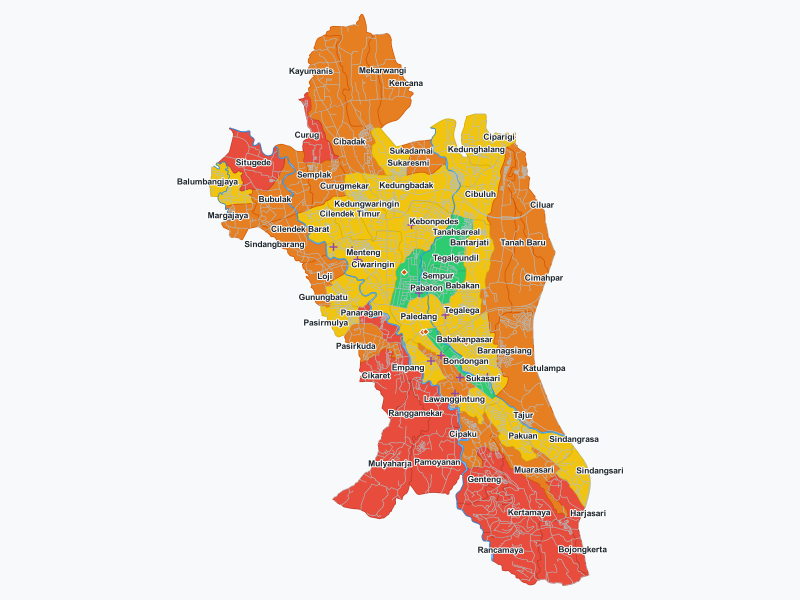
#> input picture qgis_nutrimap/map_canvas.png, 1600 x 1200 px, found by its file name (shown at 1/2 size)
$ python generate_qgis_screenshot.py
#> lines starting #> are read from the running program, lines starting #| are printed output that depends on the picture
import os
from PIL import Image, ImageDraw, ImageFont

base_dir = r"d:\semester 5\Sistem Informasi Geografis\PROJEK\qgis_nutrimap"
map_img_path = os.path.join(base_dir, "map_canvas.png")

# Window Dimensions
W, H = 1600, 1000

# Colors for QGIS UI (Dark/Light modern theme or standard native QGIS theme)
BG_UI = "#f0f0f0"
HEADER_BG = "#2c3e50"
MENU_BG = "#ffffff"
PANEL_BG = "#ffffff"
BORDER_COL = "#dcdde1"
TEXT_DARK = "#2d3436"
TEXT_MUTED = "#636e72"
ACCENT_BLUE = "#0984e3"
ROW_EVEN = "#ffffff"
ROW_ODD = "#f8f9fa"
ROW_SEL = "#dff9fb"

# Fonts
def get_font(size, bold=False):
    try:
        font_name = "segoeuib.ttf" if bold else "segoeui.ttf"
        return ImageFont.truetype(font_name, size)
    except:
        return ImageFont.load_default()

font_title = get_font(13, True)
font_menu = get_font(12, False)
font_bold = get_font(12, True)
font_regular = get_font(11, False)
font_table = get_font(11, False)
font_table_bold = get_font(11, True)
font_small = get_font(10, False)

img = Image.new("RGB", (W, H), BG_UI)
#> img: PIL image 1600x1000 RGB; every value is 240
draw = ImageDraw.Draw(img)

# 1. Window Title Bar
draw.rectangle([0, 0, W, 32], fill="#1e272e")
draw.text((12, 8), "NutriMap_Kota_Bogor.qgz - QGIS 3.44.13-Solothurn (EPSG:4326 - WGS 84)", fill="#ffffff", font=font_title)
# Window control buttons (min, max, close)
draw.ellipse([W - 75, 10, W - 63, 22], fill="#f39c12")
draw.ellipse([W - 50, 10, W - 38, 22], fill="#27ae60")
draw.ellipse([W - 25, 10, W - 13, 22], fill="#e74c3c")

# 2. Menu Bar
draw.rectangle([0, 32, W, 60], fill=MENU_BG)
draw.line([0, 60, W, 60], fill=BORDER_COL, width=1)
menus = ["Project", "Edit", "View", "Layer", "Settings", "Plugins", "Vector", "Raster", "Database", "Web", "Mesh", "Processing", "Help"]
x_menu = 15
for m in menus:
    draw.text((x_menu, 38), m, fill=TEXT_DARK, font=font_menu)
    bbox = font_menu.getbbox(m)
    x_menu += (bbox[2] - bbox[0]) + 18
#> after the loop, x_menu = 752

# 3. Toolbar Row
draw.rectangle([0, 60, W, 92], fill="#f8f9fa")
draw.line([0, 92, W, 92], fill=BORDER_COL, width=1)

# Toolbar buttons simulated
tools = ["[New]", "[Open]", "[Save]", "|", "[Pan]", "[Zoom In]", "[Zoom Out]", "[Full Extent]", "|", "[Identify]", "[Select Features]", "[Open Attribute Table]", "[Field Calculator]"]
x_tool = 12
for t in tools:
    if t == "|":
        draw.line([x_tool + 4, 66, x_tool + 4, 86], fill="#cbd5e1", width=1)
        x_tool += 14
    else:
        # draw button pill
        bbox = font_small.getbbox(t)
        bw = bbox[2] - bbox[0] + 10
        draw.rounded_rectangle([x_tool, 65, x_tool + bw, 87], radius=3, fill="#e2e8f0", outline="#cbd5e1")
        draw.text((x_tool + 5, 69), t.strip("[]"), fill="#1e293b", font=font_small)
        x_tool += bw + 6
#> after the loop, x_tool = 834

# 4. Left Dock: Layers Panel
layer_panel_w = 340
canvas_top = 92
canvas_h = 570
draw.rectangle([0, canvas_top, layer_panel_w, canvas_top + canvas_h], fill=PANEL_BG)
draw.line([layer_panel_w, canvas_top, layer_panel_w, H], fill=BORDER_COL, width=1)

# Panel Header
draw.rectangle([0, canvas_top, layer_panel_w, canvas_top + 28], fill="#f1f2f6")
draw.text((12, canvas_top + 7), "Layers Panel", fill=TEXT_DARK, font=font_bold)
draw.line([0, canvas_top + 28, layer_panel_w, canvas_top + 28], fill=BORDER_COL, width=1)

# Layers Items
y_l = canvas_top + 38

# Item 1: Kesehatan
draw.rectangle([14, y_l+2, 24, y_l+12], outline=TEXT_DARK, width=1)
draw.text((16, y_l+1), "v", fill=TEXT_DARK, font=font_small)
draw.text((32, y_l), "+", fill="#8e44ad", font=font_bold)
draw.text((46, y_l), "KESEHATAN_PT_25K (Puskesmas)", fill=TEXT_DARK, font=font_regular)
y_l += 24

# Item 2: Niaga
draw.rectangle([14, y_l+2, 24, y_l+12], outline=TEXT_DARK, width=1)
draw.text((16, y_l+1), "v", fill=TEXT_DARK, font=font_small)
draw.rectangle([32, y_l+3, 40, y_l+11], fill="#d35400")
draw.text((46, y_l), "NIAGA_PT_25K (Pasar Rakyat)", fill=TEXT_DARK, font=font_regular)
y_l += 24

# Item 3: Jalan
draw.rectangle([14, y_l+2, 24, y_l+12], outline=TEXT_DARK, width=1)
draw.text((16, y_l+1), "v", fill=TEXT_DARK, font=font_small)
draw.line([32, y_l+7, 42, y_l+7], fill="#95a5a6", width=2)
draw.text((46, y_l), "JALAN_LN_25K (Jaringan Jalan)", fill=TEXT_DARK, font=font_regular)
y_l += 24

# Item 4: Sungai
draw.rectangle([14, y_l+2, 24, y_l+12], outline=TEXT_DARK, width=1)
draw.text((16, y_l+1), "v", fill=TEXT_DARK, font=font_small)
draw.rectangle([32, y_l+3, 42, y_l+11], fill="#74b9ff", outline="#0984e3")
draw.text((46, y_l), "SUNGAI_AR_25K (Perairan)", fill=TEXT_DARK, font=font_regular)
y_l += 26

# Item 5: Main Choropleth Layer
draw.rectangle([14, y_l+2, 24, y_l+12], outline=TEXT_DARK, width=1)
draw.text((16, y_l+1), "v", fill=TEXT_DARK, font=font_small)
draw.text((32, y_l), "v", fill=TEXT_DARK, font=font_small)
draw.text((44, y_l), "KOTA_BOGOR_KELURAHAN_NUTRIMAP", fill="#1e272e", font=font_bold)
y_l += 18
draw.text((44, y_l), "[Choropleth: Prevalensi Stunting & IKP]", fill=TEXT_MUTED, font=font_small)
y_l += 20

legend_items = [
    ("#2ecc71", "< 10.0%  (Aman / Bebas Stunting)"),
    ("#f1c40f", "10.0% - 14.0%  (Sedang)"),
    ("#e67e22", "14.0% - 18.0%  (Waspada)"),
    ("#e74c3c", "> 18.0%  (Prioritas Intervensi Utama)")
]

for col, leg_txt in legend_items:
    draw.rectangle([48, y_l+2, 60, y_l+12], fill=col, outline="#2c3e50")
    draw.text((68, y_l), leg_txt, fill=TEXT_DARK, font=font_small)
    y_l += 20
#> after the loop, y_l = 346

# 5. Center Map Canvas
map_x = layer_panel_w
map_w = W - layer_panel_w
map_h = canvas_h

if os.path.exists(map_img_path):
    map_pil = Image.open(map_img_path)
#> map_pil is the input picture: PIL image 1600x1200 RGBA; mean R, G, B, A 239.2, 226.2, 212.1, 255
    # Fit into map_w, map_h preserving aspect ratio or crop nicely
    map_pil_resized = map_pil.resize((map_w, map_h), Image.Resampling.LANCZOS)
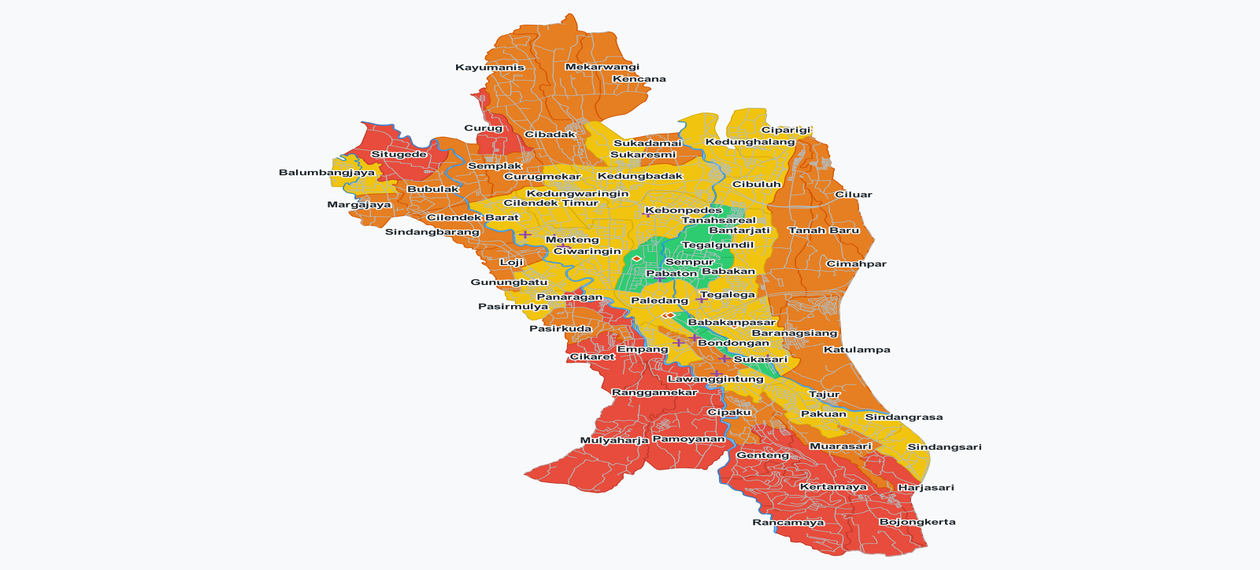
#> map_pil_resized: PIL image 1260x570 RGBA; mean R, G, B, A 239.1, 226.1, 212, 255
    img.paste(map_pil_resized, (map_x, canvas_top))
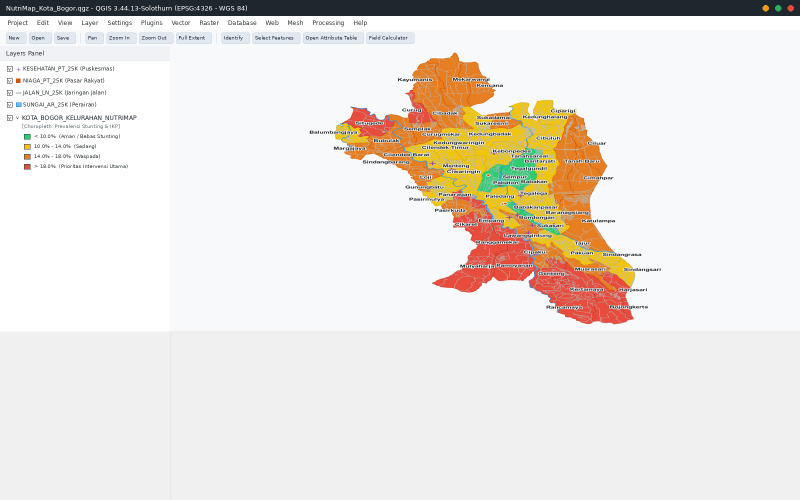
#> img: PIL image 1600x1000 RGB (shown at 1/2 size); mean R, G, B 234.3, 228.8, 222.9

# Draw map canvas scale & coordinate bar at bottom of canvas
draw.rectangle([map_x, canvas_top + map_h - 26, W, canvas_top + map_h], fill="#ffffff")
draw.line([map_x, canvas_top + map_h - 26, W, canvas_top + map_h - 26], fill=BORDER_COL, width=1)
draw.text((map_x + 15, canvas_top + map_h - 19), "Coordinate: 106°47'45\"E, 6°35'42\"S  |  Scale: 1:45,000  |  Magnifier: 100%  |  EPSG: 4326 (WGS 84)", fill=TEXT_DARK, font=font_small)

# 6. Bottom Dock: Attribute Table
tbl_top = canvas_top + canvas_h
tbl_h = H - tbl_top

draw.rectangle([0, tbl_top, W, H], fill="#ffffff")
draw.line([0, tbl_top, W, tbl_top], fill=BORDER_COL, width=2)

# Attribute Table Header Bar
draw.rectangle([0, tbl_top, W, tbl_top + 26], fill="#eef1f6")
draw.text((12, tbl_top + 6), "Attribute table - KOTA_BOGOR_KELURAHAN_NUTRIMAP :: Features Total: 68, Filtered: 68, Selected: 0", fill=TEXT_DARK, font=font_table_bold)
draw.line([0, tbl_top + 26, W, tbl_top + 26], fill=BORDER_COL, width=1)

# Columns definition
cols = [
    ("KODEPUM", 90),
    ("KELURAHAN", 140),
    ("KECAMATAN", 130),
    ("KOTA", 110),
    ("STUNTING (%)", 115),
    ("KEMISKINAN (%)", 125),
    ("KERENTANAN", 115),
    ("AIR_BERSIH (%)", 125),
    ("PRIORITAS INTERVENSI", 180)
]

# Table Column Header
y_tbl = tbl_top + 27
draw.rectangle([0, y_tbl, W, y_tbl + 24], fill="#f1f5f9")
x_c = 10
for col_name, col_w in cols:
    draw.text((x_c + 4, y_tbl + 5), col_name, fill="#334155", font=font_table_bold)
    draw.line([x_c + col_w, y_tbl, x_c + col_w, H], fill="#e2e8f0", width=1)
    x_c += col_w
#> after the loop, x_c = 1140

draw.line([0, y_tbl + 24, W, y_tbl + 24], fill="#cbd5e1", width=1)
y_tbl += 25

# Table Sample Rows (11 sample rows to fill the table view)
sample_rows = [
    ("32.71.01", "Babakan", "Bogor Tengah", "Kota Bogor", "7.20", "2.80", "18.50", "97.40", "Prioritas 3 (Rendah)"),
    ("32.71.02", "Babakan Pasar", "Bogor Tengah", "Kota Bogor", "14.10", "6.90", "35.20", "92.00", "Prioritas 2 (Sedang)"),
    ("32.71.03", "Cibogor", "Bogor Tengah", "Kota Bogor", "9.80", "4.10", "24.00", "95.80", "Prioritas 3 (Rendah)"),
    ("32.71.20", "Batutulis", "Bogor Selatan", "Kota Bogor", "15.00", "6.80", "38.00", "88.00", "Prioritas 2 (Sedang)"),
    ("32.71.21", "Bojongkerta", "Bogor Selatan", "Kota Bogor", "22.40", "11.20", "58.00", "76.50", "Prioritas 1 (Tinggi)"),
    ("32.71.31", "Mulyaharja", "Bogor Selatan", "Kota Bogor", "23.80", "12.00", "62.00", "74.00", "Prioritas 1 (Tinggi)"),
    ("32.71.36", "Baranangsiang", "Bogor Timur", "Kota Bogor", "9.50", "3.90", "22.50", "95.50", "Prioritas 3 (Rendah)"),
    ("32.71.42", "Balungbangjaya", "Bogor Barat", "Kota Bogor", "16.80", "7.50", "42.50", "85.50", "Prioritas 2 (Sedang)"),
    ("32.71.46", "Curug", "Bogor Barat", "Kota Bogor", "19.50", "9.10", "50.00", "81.00", "Prioritas 1 (Tinggi)"),
    ("32.71.52", "Pasirjaya", "Bogor Barat", "Kota Bogor", "21.00", "10.40", "54.00", "79.00", "Prioritas 1 (Tinggi)"),
    ("32.71.60", "Kedungbadak", "Tanah Sareal", "Kota Bogor", "10.80", "4.60", "25.00", "94.50", "Prioritas 3 (Rendah)"),
]

for idx, row in enumerate(sample_rows):
    bg_row = ROW_SEL if idx == 5 else (ROW_EVEN if idx % 2 == 0 else ROW_ODD)
    draw.rectangle([0, y_tbl, W, y_tbl + 22], fill=bg_row)
    draw.line([0, y_tbl + 22, W, y_tbl + 22], fill="#e2e8f0", width=1)

    x_c = 10
    for val_idx, val in enumerate(row):
        col_w = cols[val_idx][1]

        # Color badge for priority column
        if val_idx == 8:
            if "Tinggi" in val:
                txt_col = "#c0392b"
            elif "Sedang" in val:
                txt_col = "#d35400"
            else:
                txt_col = "#27ae60"
            draw.text((x_c + 6, y_tbl + 4), val, fill=txt_col, font=font_table_bold)
        else:
            draw.text((x_c + 6, y_tbl + 4), str(val), fill=TEXT_DARK, font=font_table)

        x_c += col_w
    y_tbl += 22
#> after the loop, y_tbl = 956

output_screenshot = os.path.join(base_dir, "screenshot_qgis_nutrimap.png")
img.save(output_screenshot, "PNG", quality=95)
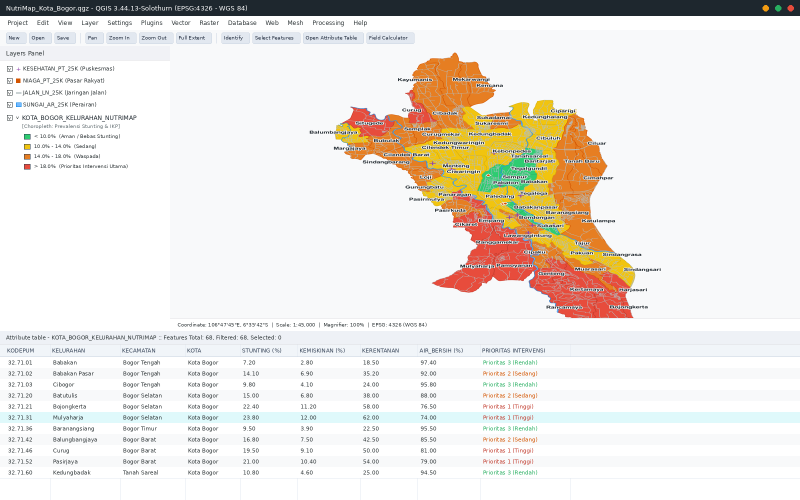
#> saved as screenshot_qgis_nutrimap.png: PIL image 1600x1000 RGB (shown at 1/2 size); mean R, G, B 235.4, 230.8, 225.2
print(f"Generated QGIS screenshot composite: {output_screenshot}")
